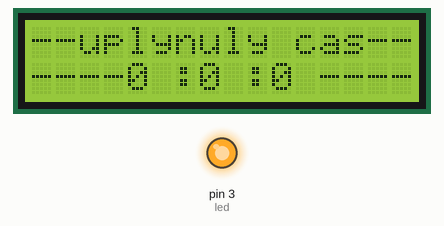
Recording of a sketch running on a simulated Arduino Uno, built with avr-gcc and run on an emulated ATmega328P. Shown: 16×2 character LCD, output pins drawn as LEDs (lit = HIGH).

Above: at 0.2 s.
At 9.2 s:
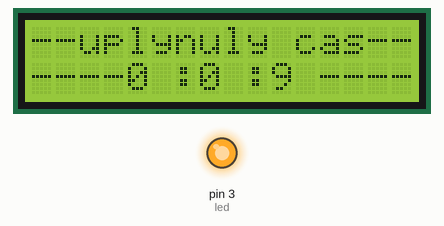
At 19.3 s:
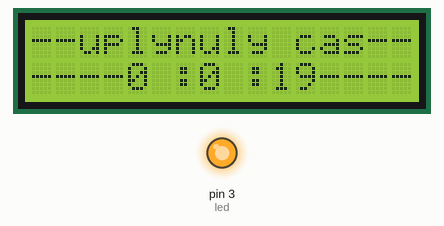
At 38.5 s:
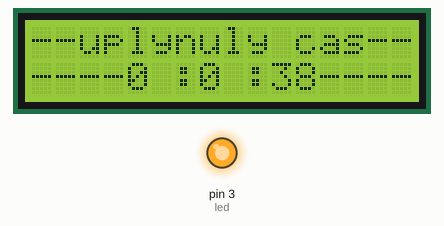
Timing chart, 0 to 40.0 s (numbered marks = the images above):
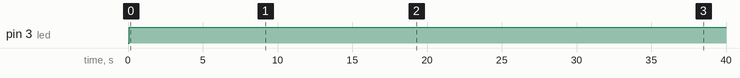

The sketch:

displej_regulace_jasu.ino
```cpp
#include <LiquidCrystal_I2C.h>
#include <Wire.h>
#define BACKLIGHT_PIN 3


LiquidCrystal_I2C lcd(0x27, 2, 1, 0, 4, 5, 6, 7);

int sek = 0;
int minut = 0;
int hod = 0;
int led = 3;

void setup()
{
  lcd.begin(16, 2);
  lcd.setBacklightPin(BACKLIGHT_PIN, POSITIVE);
  lcd.setBacklight(HIGH);

  lcd.setCursor(0,0);
  lcd.print("--uplynuly cas--");


}
void loop()
{
  analogWrite(led, 255);
  lcd.setCursor(15,1);
  lcd.print("-");
  lcd.setCursor(14,1);
  lcd.print("-");
  lcd.setCursor(13,1);
  lcd.print("-");
  lcd.setCursor(12,1);
  lcd.print("-");
  lcd.setCursor(11,1);
  lcd.print(" ");
  lcd.setCursor(0,1);
  lcd.print("-");
  lcd.setCursor(1,1);
  lcd.print("-");
  lcd.setCursor(2,1);
  lcd.print("-");
  lcd.setCursor(3,1);
  lcd.print("-");
  sek=0;
   while(sek<60)
    {
    lcd.setCursor(4,1);
    lcd.print(hod);
    lcd.setCursor(6,1);
    lcd.print(":");
    lcd.setCursor(7,1);
    lcd.print(minut);
    lcd.setCursor(9,1);
    lcd.print(":");
    lcd.setCursor(10,1);
    lcd.print(sek);
    delay(1000);
    sek=sek+1;
   }
   minut=minut+1;
   if(minut>=60)
    {
      lcd.setCursor(8,1);
      lcd.print(" ");
      hod=hod+1;
      minut=0;

    }


}
```

Measured:
- by itself, pin 3 (led): LOW → HIGH at 0.08 s
- what the display in image 1 shows lasts 1.0 s, from 9.2 s to 10.2 s
